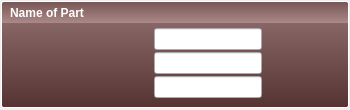
<?xml version="1.0" encoding="UTF-8"?>
<ui version="4.0">
 <class>SinglePanel</class>
 <widget class="QWidget" name="SinglePanel">
  <property name="geometry">
   <rect>
    <x>0</x>
    <y>0</y>
    <width>350</width>
    <height>110</height>
   </rect>
  </property>
  <property name="minimumSize">
   <size>
    <width>40</width>
    <height>110</height>
   </size>
  </property>
  <property name="maximumSize">
   <size>
    <width>16777215</width>
    <height>110</height>
   </size>
  </property>
  <property name="windowTitle">
   <string>Form</string>
  </property>
  <layout class="QVBoxLayout" name="verticalLayout">
   <property name="margin">
    <number>0</number>
   </property>
   <item>
    <widget class="QGroupBox" name="groupBox">
     <property name="minimumSize">
      <size>
       <width>20</width>
       <height>110</height>
      </size>
     </property>
     <property name="maximumSize">
      <size>
       <width>16777215</width>
       <height>110</height>
      </size>
     </property>
     <property name="focusPolicy">
      <enum>Qt::ClickFocus</enum>
     </property>
     <property name="styleSheet">
      <string notr="true">QGroupBox {
	border: 1px solid white;
	/*background-color: qlineargradient(x1: 0, y1: 0, x2: 0, y2: 1, stop: 0 #567, stop: 0.2 #89a, stop: 0.2001 #678, stop: 1 #345);*/
	/*background-color: qlineargradient(x1: 0, y1: 0, x2: 0, y2: 1, stop: 0 #675, stop: 0.2 #9a8, stop: 0.2001 #786, stop: 1 #453);*/
	background-color: qlineargradient(x1: 0, y1: 0, x2: 0, y2: 1, stop: 0 #755, stop: 0.2 #a88, stop: 0.2001 #866, stop: 1 #533);
	margin: 1px 1px 2px 1px;
	font: bold;
	color: white;
	border-radius: 2px;
}

QGroupBox::title {
	top: 5px;
	left: 7px;
}

QGroupBox:flat {
	border: 2px solid #ee2;
}

QGroupBox:hover:!flat {
	border: 1px solid #ee2;
}
</string>
     </property>
     <property name="title">
      <string>Name of Part</string>
     </property>
     <property name="alignment">
      <set>Qt::AlignCenter</set>
     </property>
     <property name="flat">
      <bool>false</bool>
     </property>
     <layout class="QGridLayout" name="gridLayout" columnstretch="1,0,0,1">
      <property name="topMargin">
       <number>24</number>
      </property>
      <property name="bottomMargin">
       <number>6</number>
      </property>
      <property name="verticalSpacing">
       <number>0</number>
      </property>
      <item row="0" column="3">
       <spacer name="spacerAfter">
        <property name="orientation">
         <enum>Qt::Horizontal</enum>
        </property>
        <property name="sizeHint" stdset="0">
         <size>
          <width>40</width>
          <height>20</height>
         </size>
        </property>
       </spacer>
      </item>
      <item row="0" column="2">
       <widget class="QLineEdit" name="xEdit">
        <property name="enabled">
         <bool>true</bool>
        </property>
        <property name="sizePolicy">
         <sizepolicy hsizetype="Expanding" vsizetype="Fixed">
          <horstretch>0</horstretch>
          <verstretch>0</verstretch>
         </sizepolicy>
        </property>
        <property name="maximumSize">
         <size>
          <width>200</width>
          <height>16777215</height>
         </size>
        </property>
       </widget>
      </item>
      <item row="2" column="2">
       <widget class="QLineEdit" name="zEdit">
        <property name="enabled">
         <bool>true</bool>
        </property>
        <property name="sizePolicy">
         <sizepolicy hsizetype="Expanding" vsizetype="Fixed">
          <horstretch>0</horstretch>
          <verstretch>0</verstretch>
         </sizepolicy>
        </property>
        <property name="maximumSize">
         <size>
          <width>200</width>
          <height>16777215</height>
         </size>
        </property>
       </widget>
      </item>
      <item row="1" column="2">
       <widget class="QLineEdit" name="yEdit">
        <property name="enabled">
         <bool>true</bool>
        </property>
        <property name="sizePolicy">
         <sizepolicy hsizetype="Expanding" vsizetype="Fixed">
          <horstretch>0</horstretch>
          <verstretch>0</verstretch>
         </sizepolicy>
        </property>
        <property name="maximumSize">
         <size>
          <width>200</width>
          <height>16777215</height>
         </size>
        </property>
       </widget>
      </item>
      <item row="0" column="0">
       <spacer name="spacerBefore">
        <property name="orientation">
         <enum>Qt::Horizontal</enum>
        </property>
        <property name="sizeHint" stdset="0">
         <size>
          <width>40</width>
          <height>20</height>
         </size>
        </property>
       </spacer>
      </item>
      <item row="0" column="1">
       <widget class="QWidget" name="xLabel" native="true">
        <property name="minimumSize">
         <size>
          <width>60</width>
          <height>0</height>
         </size>
        </property>
        <layout class="QGridLayout" name="gridLayout_2">
         <property name="margin">
          <number>0</number>
         </property>
        </layout>
       </widget>
      </item>
      <item row="1" column="1">
       <widget class="QWidget" name="yLabel" native="true">
        <property name="minimumSize">
         <size>
          <width>60</width>
          <height>0</height>
         </size>
        </property>
        <layout class="QGridLayout" name="gridLayout_3">
         <property name="margin">
          <number>0</number>
         </property>
        </layout>
       </widget>
      </item>
      <item row="2" column="1">
       <widget class="QWidget" name="zLabel" native="true">
        <property name="minimumSize">
         <size>
          <width>60</width>
          <height>0</height>
         </size>
        </property>
        <layout class="QGridLayout" name="gridLayout_4">
         <property name="margin">
          <number>0</number>
         </property>
        </layout>
       </widget>
      </item>
     </layout>
    </widget>
   </item>
  </layout>
 </widget>
 <tabstops>
  <tabstop>groupBox</tabstop>
  <tabstop>xEdit</tabstop>
  <tabstop>yEdit</tabstop>
  <tabstop>zEdit</tabstop>
 </tabstops>
 <resources/>
 <connections/>
</ui>
